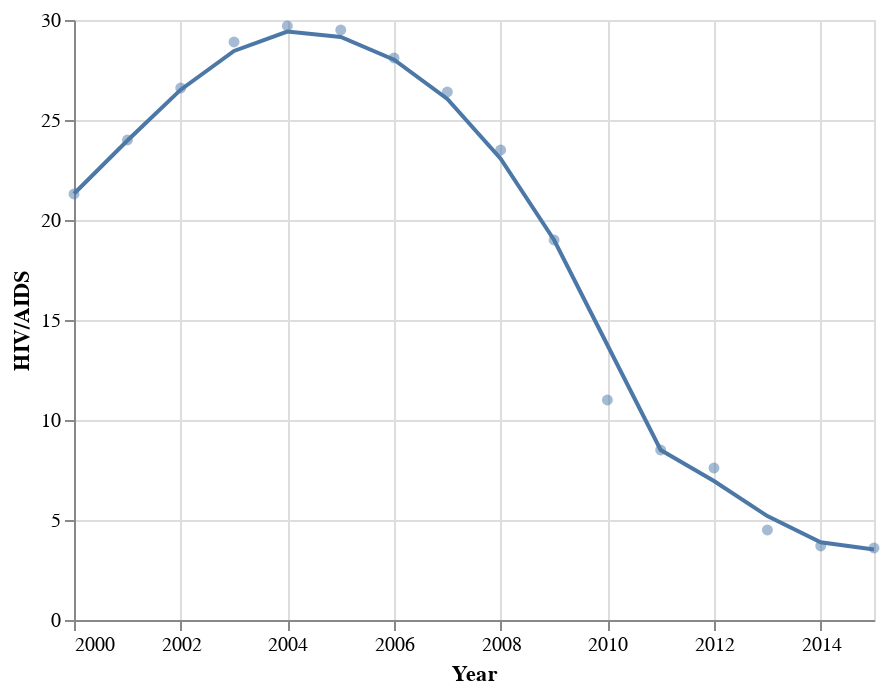

Notebook source saved alongside this figure:
### Markdown cell above
# SCRAP CODE

### Code cell
hf_SouthAfrica["Year"] = hf_SouthAfrica["Year"].astype(str)
# We need to perform this type conversion because of Altair being weird with years. According to the documentation, we must define it as string and specify the variable type as temporal
base = alt.Chart(hf_SouthAfrica).mark_circle(opacity=0.5).encode(
    alt.X('Year', type='temporal', scale=alt.Scale(zero=False)),
    alt.Y('HIV/AIDS', type='quantitative'),)

# This first part draws the dots in the scatter plot
base + base.transform_loess('Year', 'HIV/AIDS').mark_line()
# This second part draws a LOESS (LOcally Estimated Scatterplot Smoothing) line, which makes seeing the evolution easier.

### Figure 1 — Vega-Lite specification as saved in the notebook (floating-point values rounded to 4 significant figures)
{"config": {"view": {"continuousWidth": 400, "continuousHeight": 300}}, "layer": [{"mark": {"type": "circle", "opacity": 0.5}, "encoding": {"x": {"field": "Year", "scale": {"zero": false}, "type": "temporal"}, "y": {"field": "HIV/AIDS", "type": "quantitative"}}}, {"mark": "line", "encoding": {"x": {"field": "Year", "scale": {"zero": false}, "type": "temporal"}, "y": {"field": "HIV/AIDS", "type": "quantitative"}}, "transform": [{"loess": "HIV/AIDS", "on": "Year"}]}], "data": {"name": "data-4a4c2e85f486e69b76fd12d3485dcdf0"}, "$schema": "https://vega.github.io/schema/vega-lite/v4.17.0.json", "datasets": {"data-4a4c2e85f486e69b76fd12d3485dcdf0": [{"Year": "2015", "Percentage Expenditure": "0.0", "HIV/AIDS": 3.6, "Percentage Expenditure Outlierless": "nan"}, {"Year": "2014", "Percentage Expenditure": "922.0507313", "HIV/AIDS": 3.7, "Percentage Expenditure Outlierless": "922.0507313"}, {"Year": "2013", "Percentage Expenditure": "978.5905287", "HIV/AIDS": 4.5, "Percentage Expenditure Outlierless": "978.5905287"}, {"Year": "2012", "Percentage Expenditure": "1089.954838", "HIV/AIDS": 7.6, "Percentage Expenditure Outlierless": "1089.954838"}, {"Year": "2011", "Percentage Expenditure": "123.753335", "HIV/AIDS": 8.5, "Percentage Expenditure Outlierless": "nan"}, {"Year": "2010", "Percentage Expenditure": "1038.885632", "HIV/AIDS": 11.0, "Percentage Expenditure Outlierless": "1038.885632"}, {"Year": "2009", "Percentage Expenditure": "782.5987144", "HIV/AIDS": 19.0, "Percentage Expenditure Outlierless": "782.5987144"}, {"Year": "2008", "Percentage Expenditure": "780.0336423", "HIV/AIDS": 23.5, "Percentage Expenditure Outlierless": "780.0336423"}, {"Year": "2007", "Percentage Expenditure": "805.490079", "HIV/AIDS": 26.4, "Percentage Expenditure Outlierless": "805.490079"}, {"Year": "2006", "Percentage Expenditure": "732.1255305", "HIV/AIDS": 28.1, "Percentage Expenditure Outlierless": "732.1255305"}, {"Year": "2005", "Percentage Expenditure": "709.3170967", "HIV/AIDS": 29.5, "Percentage Expenditure Outlierless": "709.3170967"}, {"Year": "2004", "Percentage Expenditure": "622.043809", "HIV/AIDS": 29.7, "Percentage Expenditure Outlierless": "622.043809"}, {"Year": "2003", "Percentage Expenditure": "519.1563781", "HIV/AIDS": 28.9, "Percentage Expenditure Outlierless": "519.1563781"}, {"Year": "2002", "Percentage Expenditure": "346.5316007", "HIV/AIDS": 26.6, "Percentage Expenditure Outlierless": "346.5316007"}, {"Year": "2001", "Percentage Expenditure": "365.2585722", "HIV/AIDS": 24.0, "Percentage Expenditure Outlierless": "365.2585722"}, {"Year": "2000", "Percentage Expenditure": "45.96380839", "HIV/AIDS": 21.3, "Percentage Expenditure Outlierless": "45.96380839"}]}}
